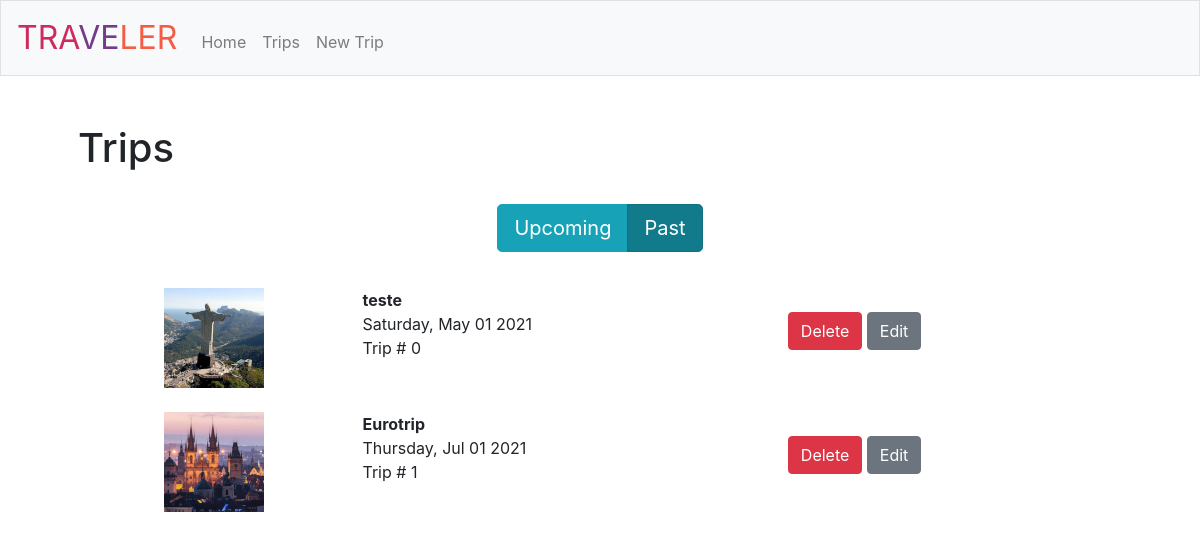
/trips?filter=past, run on an earlier commit of the app's database.
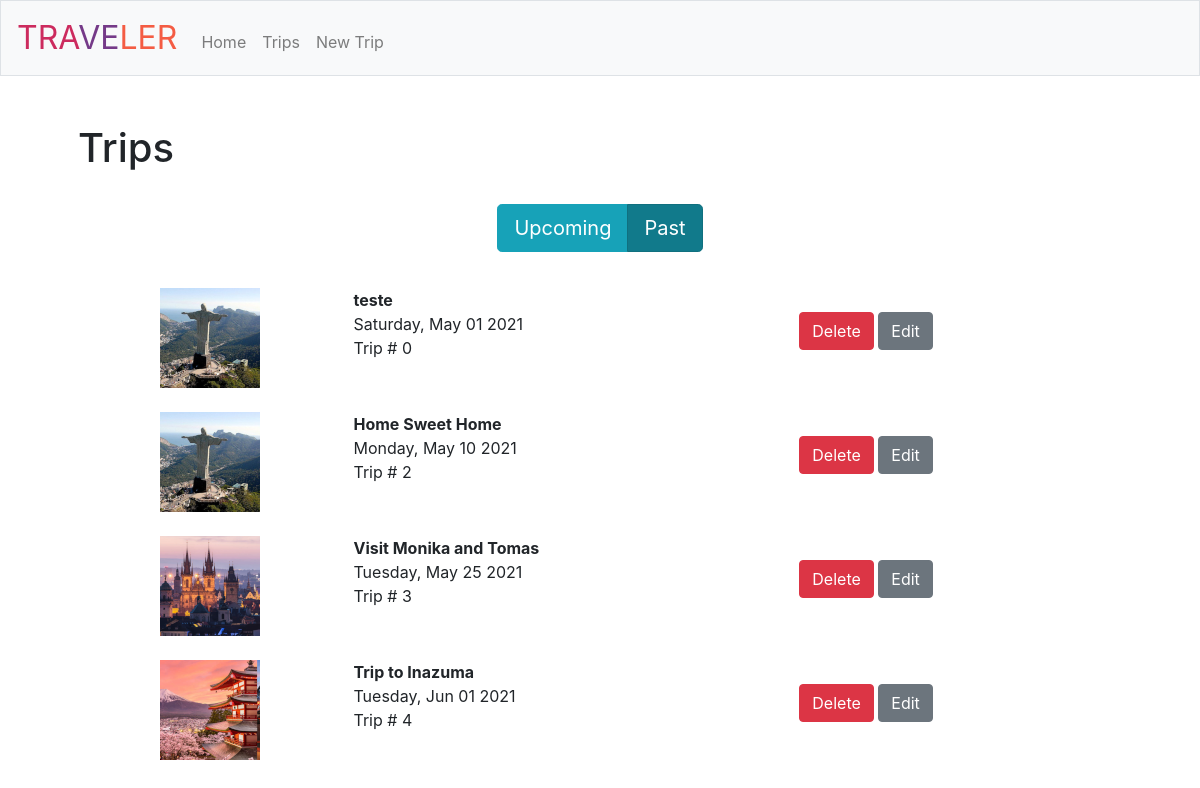
And on a later commit of the database.
### tables this page shows
CREATE TABLE "Trips" (
	"id"	INTEGER NOT NULL PRIMARY KEY AUTOINCREMENT UNIQUE,
	"name"	TEXT NOT NULL,
	"date"	TEXT NOT NULL,
	"image"	TEXT
);

### app.py (the view)
@app.route('/trips', methods=["GET", "POST"])
def trips():
    query = request.args.get('filter')
    now = today_str()
    is_upcoming = query == 'upcoming' or not query;
    trips = read_trip(now, db, is_upcoming)
    if trips == 0:
        return apology("There are no trips yet!", 404, 'https://i.imgur.com/ClaJwOR.jpg')
    return render_template('trips.html', trips=trips, is_upcoming=is_upcoming, is_past=(not is_upcoming))

### app.py (called while the page is built)
@app.template_filter()
def format_date_string(date_string):
    date = datetime.strptime(date_string,"%Y-%m-%d")
    weekday = calendar.day_name[date.weekday()]
    month = date.strftime("%b")
    day = date.strftime("%d")
    year = date.strftime("%Y")
    new_date_string = weekday + ', ' + month + ' ' + day + ' ' + year
    return new_date_string

### helpers.py (called while the page is built)
def today_str():
    now = datetime.now()
    now = now.strftime("%Y-%m-%d")
    return now

### trips.py (called while the page is built)
def read_trip(now, db, is_upcoming):
    result = []
    if is_upcoming:
        result = db.execute("SELECT * FROM Trips WHERE date >= ? ORDER BY date", now)
    else:
        result = db.execute("SELECT * FROM Trips WHERE date < ? ORDER BY date", now)
    if len(result) == 0:
        return 0
    return result

### templates/trips.html (shortened to what this page needs)
{% extends "layout.html" %}
{% block main %}
    <header class="header_titles">
        <strong><h1> Trips </h1></strong>
    </header>
    <br>
    <div class="btn-group btn-group-toggle" data-toggle="buttons">
        <label class="btn btn-lg btn-info active">
          <input type="radio" name="options" id="option1" autocomplete="off" onclick="location.href='/trips?filter=upcoming';" {% if is_upcoming %} checked {% endif %} > Upcoming
        </label>
        <label class="btn btn-lg btn-info">
          <input type="radio" name="options" id="option2" autocomplete="off" onclick="location.href='/trips?filter=past';" {% if is_past %} checked {% endif %}> Past
        </label>
    </div>
    <br><br>
    <table class="table table-borderless table-hover">
        <tbody>
            {% for trip in trips %}
             <tr>
              <td><center>
                  <img src="{{ trip.image }}">
              </center></td>
              <td>
                  <strong> {{ trip.name }} </strong><br>
                  {{ trip.date | format_date_string }} <br>
                  Trip # {{ trip.id }} <br>
              </td>
              <td>
                  <br>
                  <a href="/delete-trip?id={{ trip.id }}" class="btn btn-danger">Delete</a>
                  <a href="/update-trip?id={{ trip.id }}" class="btn btn-secondary">Edit</a>
           </tr>
          {% endfor %}
          </tbody>
    </table>
{% endblock %}

### templates/layout.html (shortened to what this page needs)
<!DOCTYPE html>
<html lang="en">
<head>
    <link rel="stylesheet" href="https://cdn.jsdelivr.net/npm/bootstrap@4.5.3/dist/css/bootstrap.min.css"
>
    <link href="/static/styles.css" rel="stylesheet">
</head>
<body>
    <nav class="navbar navbar-expand-md navbar-light bg-light border">
        <a class="navbar-brand" href="/"><span class="pink">TRA</span><span class="purple">VE</span><span class="orange">LER</span></a>
        <div class="collapse navbar-collapse" id="navbar">
            <ul class="navbar-nav mr-auto mt-2">
                <li class="nav-item"><a class="nav-link" href="/">Home</a></li>
                <li class="nav-item"><a class="nav-link" href="/trips">Trips</a></li>
                <li class="nav-item"><a class="nav-link" href="/new-trip">New Trip</a></li>
            </ul>
      </div>
    </nav>
    <main class="container p-5">
        {% block main %}{% endblock %}
    </main>
    </body>
</html>

### static/styles.css (style rules this page uses)
nav .navbar-brand { font-size: xx-large; }
nav .navbar-brand .pink { color: #cc2b5e; }
nav .navbar-brand .purple { color: #753a88; }
nav .navbar-brand .orange { color: #f45c43; }
main { overflow-x: auto; text-align: center; }
main img { max-width: 100%; }
main table { text-align: left; }
.header_titles { text-align: left; }

What changed in the data, as far as the page shows it:
removed Trips: image (picture), name "Eurotrip", date "Thursday, Jul 01 2021", id "1"
added Trips: image (picture), name "Home Sweet Home", date "Monday, May 10 2021", id "2"
added Trips: image (picture), name "Visit Monika and Tomas", date "Tuesday, May 25 2021", id "3"
added Trips: image (picture), name "Trip to Inazuma", date "Tuesday, Jun 01 2021", id "4"
